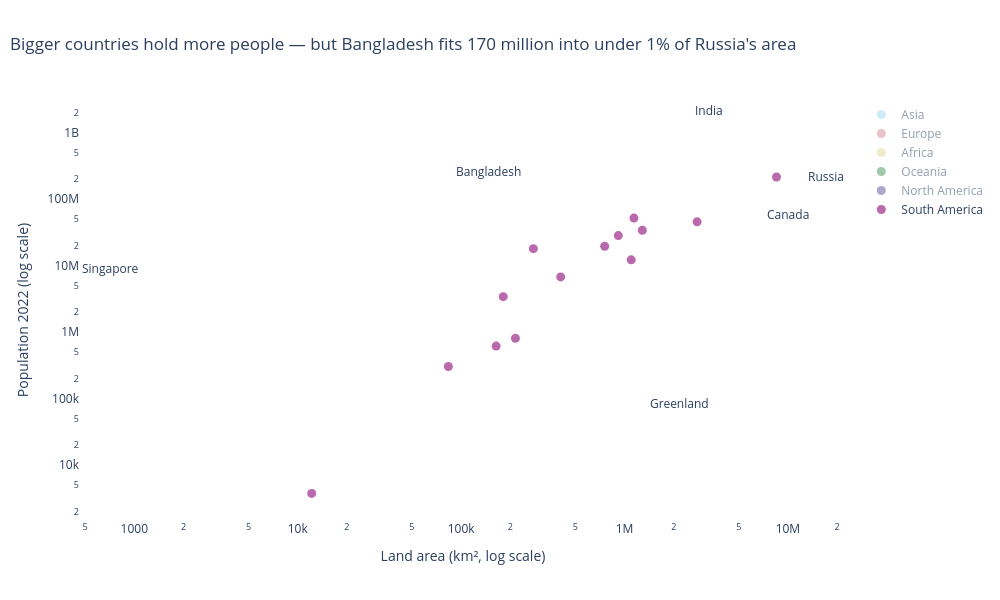

The notebook cell this image was saved under:
### Code cell
fig = px.scatter(df, x='Area', y='2022 Population', color='Continent', hover_name='Country', log_x=True, log_y=True,
                 color_discrete_sequence=px.colors.qualitative.Safe,          # CVD-safe qualitative palette
                 title='Bigger countries hold more people — but Bangladesh fits 170 million into under 1% of Russia\'s area',
                 labels={'Area': 'Land area (km², log scale)', '2022 Population': 'Population 2022 (log scale)'},
                 template='plotly_white', height=600, width=1000)

for country in ['Bangladesh', 'Russia', 'Canada', 'India', 'Singapore', 'Greenland']:
    row = df.loc[df['Country'] == country].iloc[0]
    fig.add_annotation(x=np.log10(row['Area']), y=np.log10(row['2022 Population']), text=country,
                       showarrow=False, yshift=12)
fig.update_traces(marker=dict(size=9, opacity=0.8))
fig.update_xaxes(showgrid=False)
fig.update_yaxes(showgrid=False)
fig.update_layout(title_x=0.01, legend_title=None)
fig.show()

### Figure 1 — Plotly figure (JSON) as saved in the notebook; plotly's stock layout.template omitted (floating-point values rounded to 4 significant figures)
{"data": [{"hovertemplate": "<b>%{hovertext}</b><br><br>Continent=Asia<br>Land area (km², log scale)=%{x}<br>Population 2022 (log scale)=%{y}<extra></extra>", "hovertext": ["Afghanistan", "Armenia", "Azerbaijan", "Bahrain", "Bangladesh", "Bhutan", "Brunei", "Cambodia", "China", "Georgia", "Hong Kong", "India", "Indonesia", "Iran", "Iraq", "Israel", "Japan", "Jordan", "Kazakhstan", "Kuwait", "Kyrgyzstan", "Laos", "Lebanon", "Macau", "Malaysia", "Maldives", "Mongolia", "Myanmar", "Nepal", "North Korea", "Oman", "Pakistan", "Palestine", "Philippines", "Qatar", "Saudi Arabia", "Singapore", "South Korea", "Sri Lanka", "Syria", "Taiwan", "Tajikistan", "Thailand", "Timor-Leste", "Turkey", "Turkmenistan", "United Arab Emirates", "Uzbekistan", "Vietnam", "Yemen"], "legendgroup": "Asia", "marker": {"color": "rgb(136, 204, 238)", "opacity": 0.8, "size": 9, "symbol": "circle"}, "mode": "markers", "name": "Asia", "orientation": "v", "showlegend": true, "type": "scatter", "visible": "legendonly", "x": [652230, 29743, 86600, 765, 147570, 38394, 5765, 181035, 9706961, 69700, 1104, 3287590, 1904569, 1648195, 438317, 20770, 377930, 89342, 2724900, 17818, 199951, 236800, 10452, 30, 330803, 300, 1564110, 676578, 147181, 120538, 309500, 881912, 6220, 342353, 11586, 2149690, 710, 100210, 65610, 185180, 36193, 143100, 513120, 14874, 783562, 488100, 83600, 447400, 331212, 527968], "xaxis": "x", "y": [41128771, 2780469, 10358074, 1472233, 171186372, 782455, 449002, 16767842, 1425887337, 3744385, 7488865, 1417173173, 275501339, 88550570, 44496122, 9038309, 123951692, 11285869, 19397998, 4268873, 6630623, 7529475, 5489739, 695168, 33938221, 523787, 3398366, 54179306, 30547580, 26069416, 4576298, 235824862, 5250072, 115559009, 2695122, 36408820, 5975689, 51815810, 21832143, 22125249, 23893394, 9952787, 71697030, 1341296, 85341241, 6430770, 9441129, 34627652, 98186856, 33696614], "yaxis": "y"}, {"hovertemplate": "<b>%{hovertext}</b><br><br>Continent=Europe<br>Land area (km², log scale)=%{x}<br>Population 2022 (log scale)=%{y}<extra></extra>", "hovertext": ["Albania", "Andorra", "Austria", "Belarus", "Belgium", "Bosnia and Herzegovina", "Bulgaria", "Croatia", "Cyprus", "Czech Republic", "Denmark", "Estonia", "Faroe Islands", "Finland", "France", "Germany", "Gibraltar", "Greece", "Guernsey", "Hungary", "Iceland", "Ireland", "Isle of Man", "Italy", "Jersey", "Latvia", "Liechtenstein", "Lithuania", "Luxembourg", "Malta", "Moldova", "Monaco", "Montenegro", "Netherlands", "North Macedonia", "Norway", "Poland", "Portugal", "Romania", "Russia", "San Marino", "Serbia", "Slovakia", "Slovenia", "Spain", "Sweden", "Switzerland", "Ukraine", "United Kingdom", "Vatican City"], "legendgroup": "Europe", "marker": {"color": "rgb(204, 102, 119)", "opacity": 0.8, "size": 9, "symbol": "circle"}, "mode": "markers", "name": "Europe", "orientation": "v", "showlegend": true, "type": "scatter", "visible": "legendonly", "x": [28748, 468, 83871, 207600, 30528, 51209, 110879, 56594, 9251, 78865, 43094, 45227, 1393, 338424, 551695, 357114, 6, 131990, 78, 93028, 103000, 70273, 572, 301336, 116, 64559, 160, 65300, 2586, 316, 33846, 2, 13812, 41850, 25713, 323802, 312679, 92090, 238391, 17098242, 61, 88361, 49037, 20273, 505992, 450295, 41284, 603500, 242900, 1], "xaxis": "x", "y": [2842321, 79824, 8939617, 9534954, 11655930, 3233526, 6781953, 4030358, 1251488, 10493986, 5882261, 1326062, 53090, 5540745, 64626628, 83369843, 32649, 10384971, 63301, 9967308, 372899, 5023109, 84519, 59037474, 110778, 1850651, 39327, 2750055, 647599, 533286, 3272996, 36469, 627082, 17564014, 2093599, 5434319, 39857145, 10270865, 19659267, 144713314, 33660, 7221365, 5643453, 2119844, 47558630, 10549347, 8740472, 39701739, 67508936, 510], "yaxis": "y"}, {"hovertemplate": "<b>%{hovertext}</b><br><br>Continent=Africa<br>Land area (km², log scale)=%{x}<br>Population 2022 (log scale)=%{y}<extra></extra>", "hovertext": ["Algeria", "Angola", "Benin", "Botswana", "Burkina Faso", "Burundi", "Cameroon", "Cape Verde", "Central African Republic", "Chad", "Comoros", "Djibouti", "DR Congo", "Egypt", "Equatorial Guinea", "Eritrea", "Eswatini", "Ethiopia", "Gabon", "Gambia", "Ghana", "Guinea", "Guinea-Bissau", "Ivory Coast", "Kenya", "Lesotho", "Liberia", "Libya", "Madagascar", "Malawi", "Mali", "Mauritania", "Mauritius", "Mayotte", "Morocco", "Mozambique", "Namibia", "Niger", "Nigeria", "Republic of the Congo", "Reunion", "Rwanda", "Sao Tome and Principe", "Senegal", "Seychelles", "Sierra Leone", "Somalia", "South Africa", "South Sudan", "Sudan", "Tanzania", "Togo", "Tunisia", "Uganda", "Western Sahara", "Zambia", "Zimbabwe"], "legendgroup": "Africa", "marker": {"color": "rgb(221, 204, 119)", "opacity": 0.8, "size": 9, "symbol": "circle"}, "mode": "markers", "name": "Africa", "orientation": "v", "showlegend": true, "type": "scatter", "visible": "legendonly", "x": [2381741, 1246700, 112622, 582000, 272967, 27834, 475442, 4033, 622984, 1284000, 1862, 23200, 2344858, 1002450, 28051, 117600, 17364, 1104300, 267668, 10689, 238533, 245857, 36125, 322463, 580367, 30355, 111369, 1759540, 587041, 118484, 1240192, 1030700, 2040, 374, 446550, 801590, 825615, 1267000, 923768, 342000, 2511, 26338, 964, 196722, 452, 71740, 637657, 1221037, 619745, 1886068, 945087, 56785, 163610, 241550, 266000, 752612, 390757], "xaxis": "x", "y": [44903225, 35588987, 13352864, 2630296, 22673762, 12889576, 27914536, 593149, 5579144, 17723315, 836774, 1120849, 99010212, 110990103, 1674908, 3684032, 1201670, 123379924, 2388992, 2705992, 33475870, 13859341, 2105566, 28160542, 54027487, 2305825, 5302681, 6812341, 29611714, 20405317, 22593590, 4736139, 1299469, 326101, 37457971, 32969517, 2567012, 26207977, 218541212, 5970424, 974052, 13776698, 227380, 17316449, 107118, 8605718, 17597511, 59893885, 10913164, 46874204, 65497748, 8848699, 12356117, 47249585, 575986, 20017675, 16320537], "yaxis": "y"}, {"hovertemplate": "<b>%{hovertext}</b><br><br>Continent=Oceania<br>Land area (km², log scale)=%{x}<br>Population 2022 (log scale)=%{y}<extra></extra>", "hovertext": ["American Samoa", "Australia", "Cook Islands", "Fiji", "French Polynesia", "Guam", "Kiribati", "Marshall Islands", "Micronesia", "Nauru", "New Caledonia", "New Zealand", "Niue", "Northern Mariana Islands", "Palau", "Papua New Guinea", "Samoa", "Solomon Islands", "Tokelau", "Tonga", "Tuvalu", "Vanuatu", "Wallis and Futuna"], "legendgroup": "Oceania", "marker": {"color": "rgb(17, 119, 51)", "opacity": 0.8, "size": 9, "symbol": "circle"}, "mode": "markers", "name": "Oceania", "orientation": "v", "showlegend": true, "type": "scatter", "visible": "legendonly", "x": [199, 7692024, 236, 18272, 4167, 549, 811, 181, 702, 21, 18575, 270467, 260, 464, 459, 462840, 2842, 28896, 12, 747, 26, 12189, 142], "xaxis": "x", "y": [44273, 26177413, 17011, 929766, 306279, 171774, 131232, 41569, 114164, 12668, 289950, 5185288, 1934, 49551, 18055, 10142619, 222382, 724273, 1871, 106858, 11312, 326740, 11572], "yaxis": "y"}, {"hovertemplate": "<b>%{hovertext}</b><br><br>Continent=North America<br>Land area (km², log scale)=%{x}<br>Population 2022 (log scale)=%{y}<extra></extra>", "hovertext": ["Anguilla", "Antigua and Barbuda", "Aruba", "Bahamas", "Barbados", "Belize", "Bermuda", "British Virgin Islands", "Canada", "Cayman Islands", "Costa Rica", "Cuba", "Curacao", "Dominica", "Dominican Republic", "El Salvador", "Greenland", "Grenada", "Guadeloupe", "Guatemala", "Haiti", "Honduras", "Jamaica", "Martinique", "Mexico", "Montserrat", "Nicaragua", "Panama", "Puerto Rico", "Saint Barthelemy", "Saint Kitts and Nevis", "Saint Lucia", "Saint Martin", "Saint Pierre and Miquelon", "Saint Vincent and the Grenadines", "Sint Maarten", "Trinidad and Tobago", "Turks and Caicos Islands", "United States", "United States Virgin Islands"], "legendgroup": "North America", "marker": {"color": "rgb(51, 34, 136)", "opacity": 0.8, "size": 9, "symbol": "circle"}, "mode": "markers", "name": "North America", "orientation": "v", "showlegend": true, "type": "scatter", "visible": "legendonly", "x": [91, 442, 180, 13943, 430, 22966, 54, 151, 9984670, 264, 51100, 109884, 444, 751, 48671, 21041, 2166086, 344, 1628, 108889, 27750, 112492, 10991, 1128, 1964375, 102, 130373, 75417, 8870, 21, 261, 616, 53, 242, 389, 34, 5130, 948, 9372610, 347], "xaxis": "x", "y": [15857, 93763, 106445, 409984, 281635, 405272, 64184, 31305, 38454327, 68706, 5180829, 11212191, 191163, 72737, 11228821, 6336392, 56466, 125438, 395752, 17843908, 11584996, 10432860, 2827377, 367507, 127504125, 4390, 6948392, 4408581, 3252407, 10967, 47657, 179857, 31791, 5862, 103948, 44175, 1531044, 45703, 338289857, 99465], "yaxis": "y"}, {"hovertemplate": "<b>%{hovertext}</b><br><br>Continent=South America<br>Land area (km², log scale)=%{x}<br>Population 2022 (log scale)=%{y}<extra></extra>", "hovertext": ["Argentina", "Bolivia", "Brazil", "Chile", "Colombia", "Ecuador", "Falkland Islands", "French Guiana", "Guyana", "Paraguay", "Peru", "Suriname", "Uruguay", "Venezuela"], "legendgroup": "South America", "marker": {"color": "rgb(170, 68, 153)", "opacity": 0.8, "size": 9, "symbol": "circle"}, "mode": "markers", "name": "South America", "orientation": "v", "showlegend": true, "type": "scatter", "visible": true, "x": [2780400, 1098581, 8515767, 756102, 1141748, 276841, 12173, 83534, 214969, 406752, 1285216, 163820, 181034, 916445], "xaxis": "x", "y": [45510318, 12224110, 215313498, 19603733, 51874024, 18001000, 3780, 304557, 808726, 6780744, 34049588, 618040, 3422794, 28301696], "yaxis": "y"}], "layout": {"annotations": [{"showarrow": false, "text": "Bangladesh", "x": 5.169, "y": 8.233, "yshift": 12}, {"showarrow": false, "text": "Russia", "x": 7.233, "y": 8.161, "yshift": 12}, {"showarrow": false, "text": "Canada", "x": 6.999, "y": 7.585, "yshift": 12}, {"showarrow": false, "text": "India", "x": 6.517, "y": 9.151, "yshift": 12}, {"showarrow": false, "text": "Singapore", "x": 2.851, "y": 6.776, "yshift": 12}, {"showarrow": false, "text": "Greenland", "x": 6.336, "y": 4.752, "yshift": 12}], "height": 600, "legend": {"title": {}, "tracegroupgap": 0}, "title": {"text": "Bigger countries hold more people — but Bangladesh fits 170 million into under 1% of Russia's area", "x": 0.01}, "width": 1000, "xaxis": {"anchor": "y", "autorange": true, "domain": [0, 1], "range": [2.649, 7.367], "showgrid": false, "title": {"text": "Land area (km², log scale)"}, "type": "log"}, "yaxis": {"anchor": "x", "autorange": true, "domain": [0, 1], "range": [3.178, 9.474], "showgrid": false, "title": {"text": "Population 2022 (log scale)"}, "type": "log"}}}
